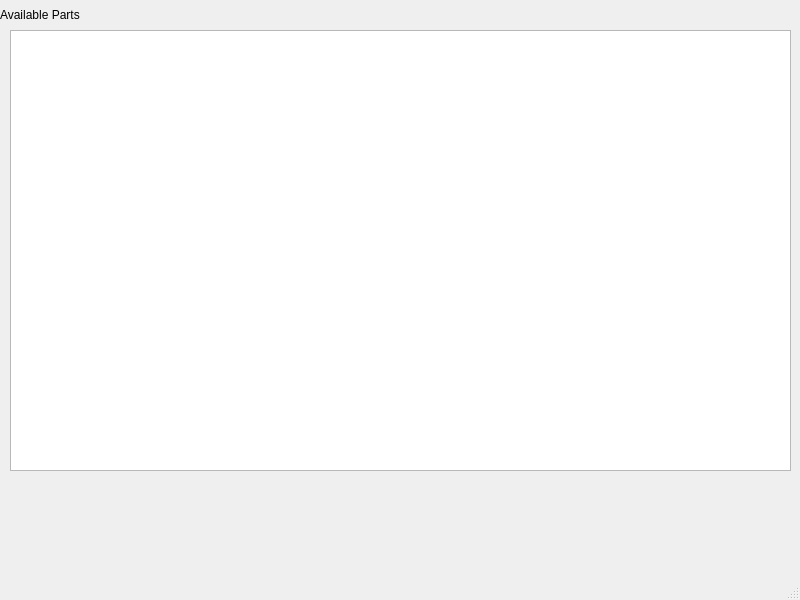
<?xml version="1.0" encoding="UTF-8"?>
<ui version="4.0">
 <class>MainWindow</class>
 <widget class="QMainWindow" name="MainWindow">
  <property name="geometry">
   <rect>
    <x>0</x>
    <y>0</y>
    <width>800</width>
    <height>600</height>
   </rect>
  </property>
  <property name="windowTitle">
   <string>MainWindow</string>
  </property>
  <widget class="QWidget" name="centralwidget">
   <widget class="QWidget" name="verticalLayoutWidget">
    <property name="geometry">
     <rect>
      <x>0</x>
      <y>30</y>
      <width>791</width>
      <height>441</height>
     </rect>
    </property>
    <layout class="QVBoxLayout" name="verticalLayout">
     <property name="leftMargin">
      <number>10</number>
     </property>
     <property name="bottomMargin">
      <number>0</number>
     </property>
     <item>
      <widget class="QListView" name="listView">
       <property name="uniformItemSizes">
        <bool>true</bool>
       </property>
      </widget>
     </item>
    </layout>
   </widget>
   <widget class="QLabel" name="titlelabel">
    <property name="geometry">
     <rect>
      <x>0</x>
      <y>0</y>
      <width>141</width>
      <height>29</height>
     </rect>
    </property>
    <property name="text">
     <string>Available Parts</string>
    </property>
   </widget>
  </widget>
  <widget class="QMenuBar" name="menubar">
   <property name="geometry">
    <rect>
     <x>0</x>
     <y>0</y>
     <width>800</width>
     <height>26</height>
    </rect>
   </property>
  </widget>
  <widget class="QStatusBar" name="statusbar"/>
 </widget>
 <resources/>
 <connections/>
</ui>
